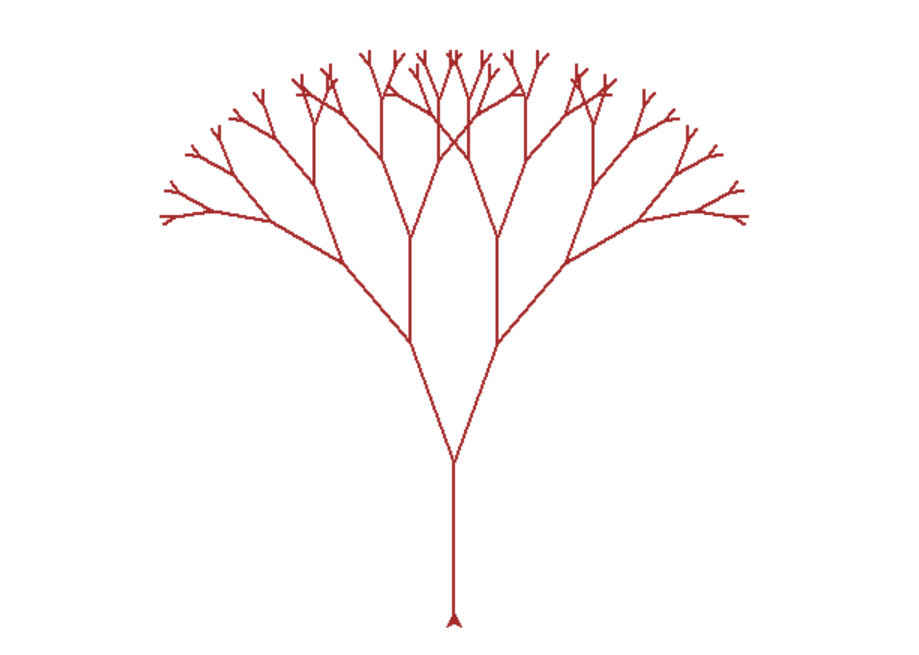

Generate this figure with Python:
import turtle

def draw_branch(branch_length, t):
    if branch_length > 5:
        t.forward(branch_length)
        t.right(20)
        draw_branch(branch_length - 15, t)
        t.left(40)
        draw_branch(branch_length - 15, t)
        t.right(20)
        t.backward(branch_length)

def main():
    screen = turtle.Screen()
    screen.bgcolor("white")

    fractal_tree = turtle.Turtle()
    fractal_tree.color("brown")
    fractal_tree.width(2)
    fractal_tree.left(90)
    fractal_tree.penup()
    fractal_tree.setpos(0, -200)
    fractal_tree.pendown()

    draw_branch(100, fractal_tree)

    screen.exitonclick()

if __name__ == "__main__":
    main()
